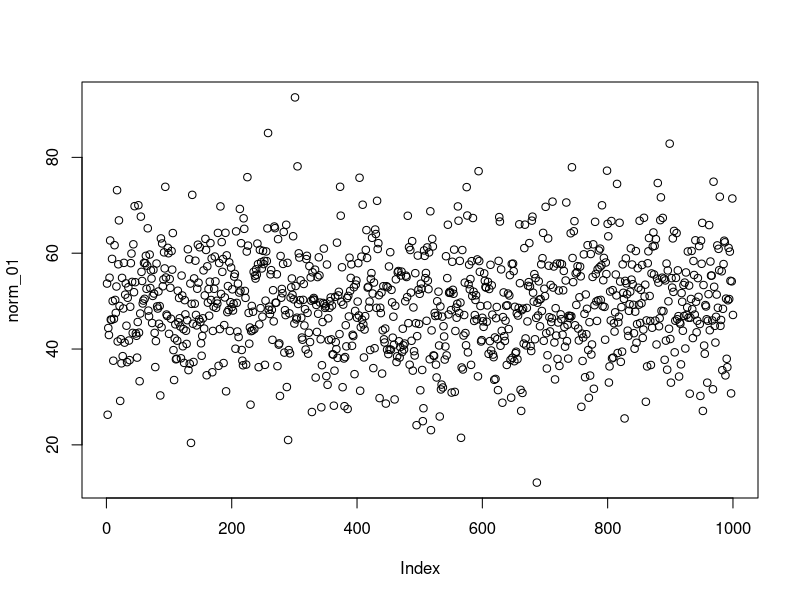
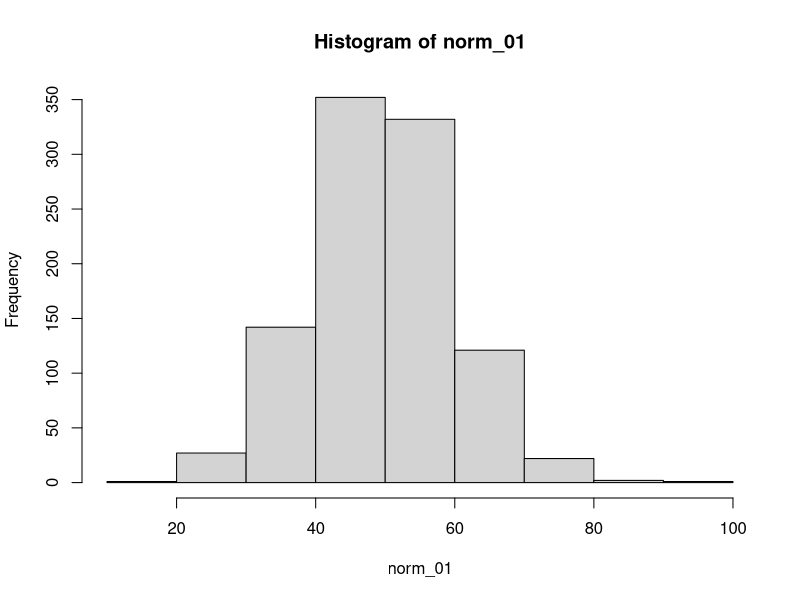
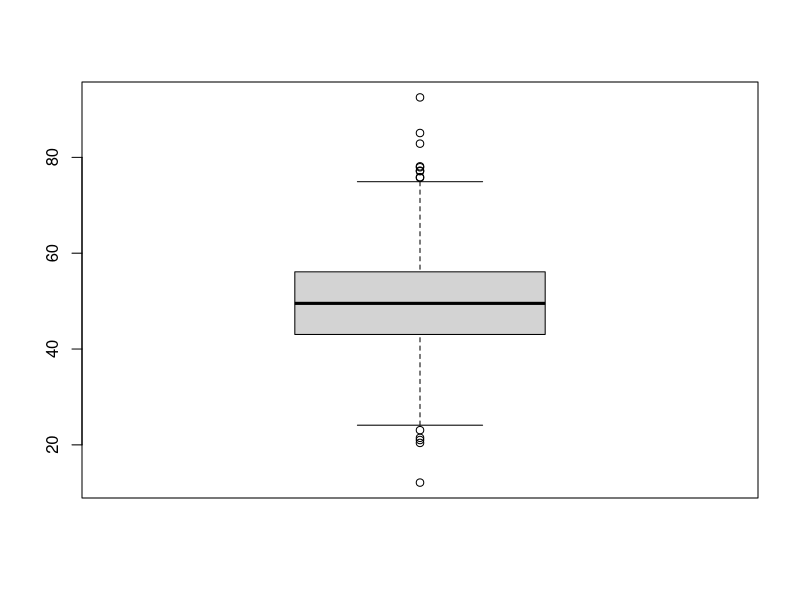
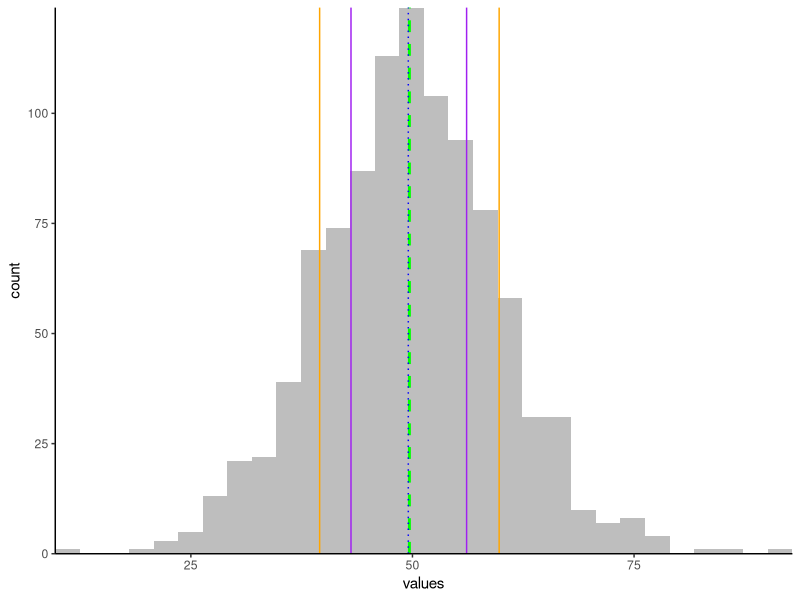
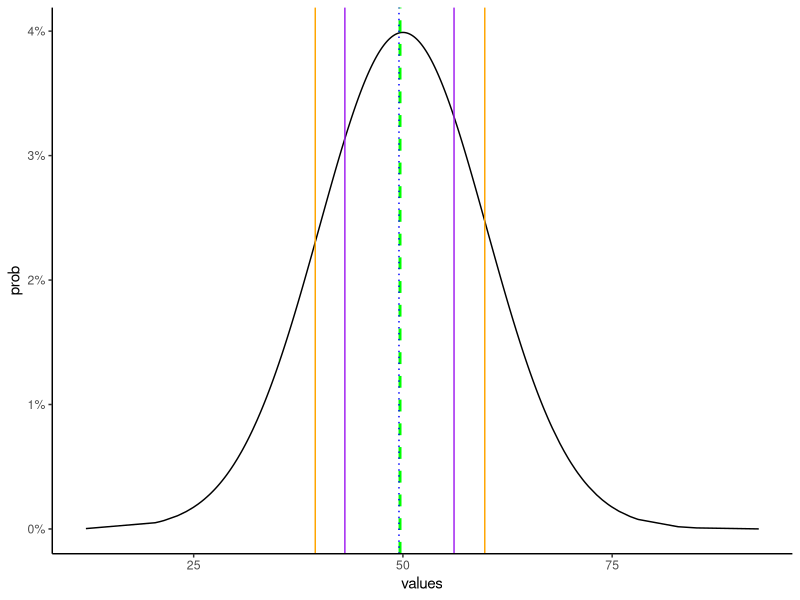
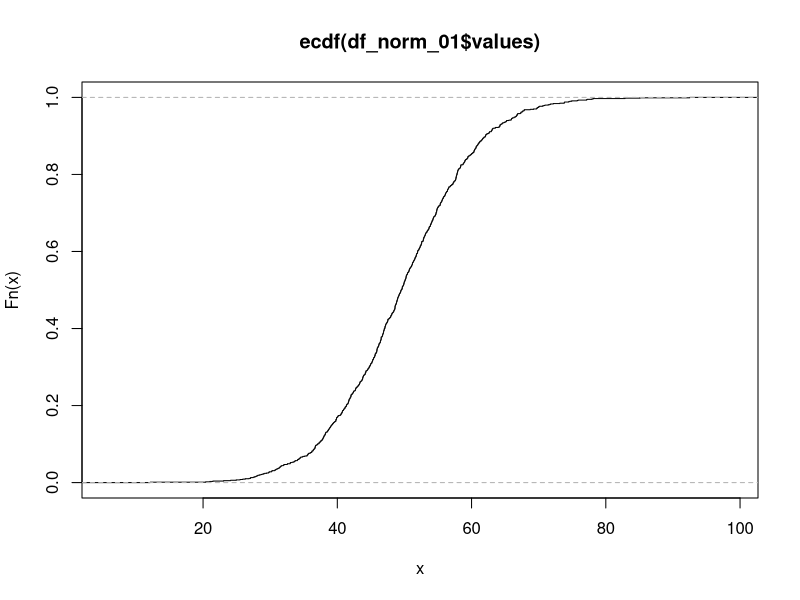
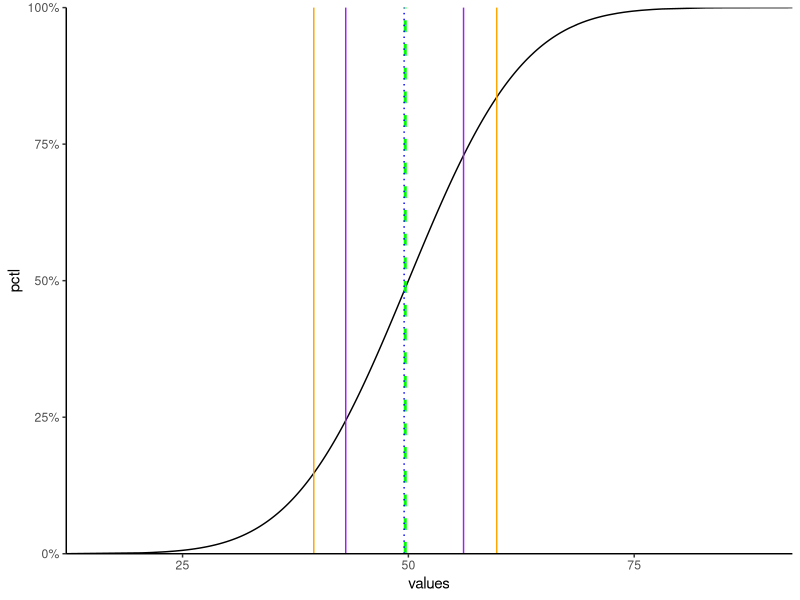
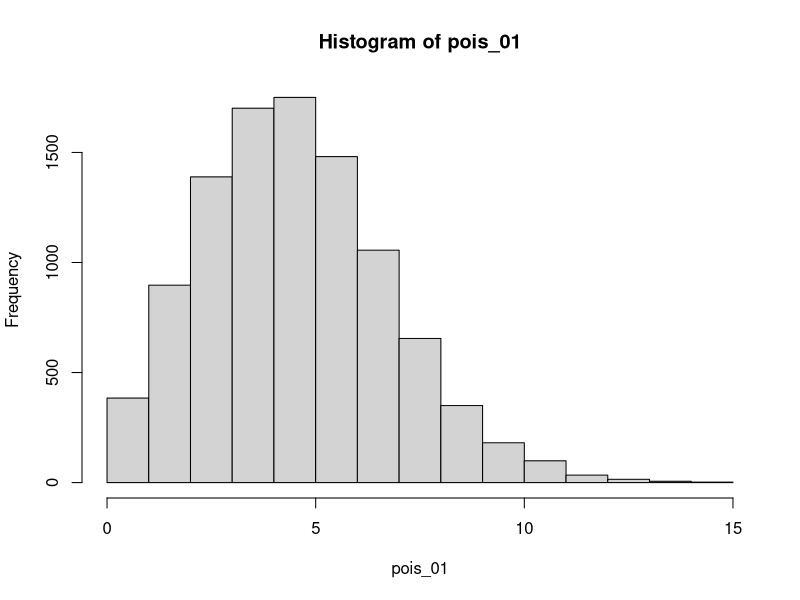

Generate these figures, in order, with R:
## ---- chunk 1
knitr::opts_chunk$set(echo=TRUE,
                      message=FALSE,
                      warning=FALSE)

library(tidyverse)
library(lubridate)
library(scales)

## limit use of scientific notation for readability
options(scipen = 99)

## ---- chunk 2

m <- 50
std <- 10
norm_01 <- rnorm(n=1000, mean=m, sd=std)
## ---- chunk 3

plot(norm_01)
hist(norm_01)
boxplot(norm_01)

## ---- chunk 4
df_norm_01 <- data.frame(values=norm_01)

summary(df_norm_01)
print(paste0('Std dev: ', sd(df_norm_01$values)))
## ---- chunk 5

ggplot(df_norm_01, aes(x=values))+geom_histogram(fill='grey')+
  geom_vline(xintercept = mean(df_norm_01$values), color='green', linetype='dashed', size=1)+
  geom_vline(xintercept = median(df_norm_01$values), color='blue', linetype='dotted')+
  geom_vline(xintercept=quantile(df_norm_01$values, 0.25), color='purple')+
  geom_vline(xintercept = quantile(df_norm_01$values, 0.75), color='purple')+
  geom_vline(xintercept=mean(df_norm_01$values)-sd(df_norm_01$values), color='orange')+
  geom_vline(xintercept=mean(df_norm_01$values)+sd(df_norm_01$values), color='orange')+
  scale_y_continuous(expand=c(0,0))+
  scale_x_continuous(expand=c(0,0))+
  theme_classic()
## ---- chunk 6
df_norm_01 <- df_norm_01 %>% mutate(
  prob=dnorm(values, mean=m, sd=std)
)

ggplot(df_norm_01, aes(x=values, y=prob))+geom_line()+
  geom_vline(xintercept = mean(df_norm_01$values), color='green', linetype='dashed', size=1)+
  geom_vline(xintercept = median(df_norm_01$values), color='blue', linetype='dotted')+
  geom_vline(xintercept=quantile(df_norm_01$values, 0.25), color='purple')+
  geom_vline(xintercept = quantile(df_norm_01$values, 0.75), color='purple')+
  geom_vline(xintercept=mean(df_norm_01$values)-sd(df_norm_01$values), color='orange')+
  geom_vline(xintercept=mean(df_norm_01$values)+sd(df_norm_01$values), color='orange')+
  scale_y_continuous(labels=percent)+
  theme_classic()

## ---- chunk 7
plot(ecdf(df_norm_01$values))
## ---- chunk 8
df_norm_01 <- df_norm_01 %>% mutate(
  pctl = pnorm(values, mean=m, sd=std)
)

ggplot(df_norm_01, aes(x=values, y=pctl))+geom_line()+
  geom_vline(xintercept = mean(df_norm_01$values), color='green', linetype='dashed', size=1)+
  geom_vline(xintercept = median(df_norm_01$values), color='blue', linetype='dotted')+
  geom_vline(xintercept=quantile(df_norm_01$values, 0.25), color='purple')+
  geom_vline(xintercept = quantile(df_norm_01$values, 0.75), color='purple')+
  geom_vline(xintercept=mean(df_norm_01$values)-sd(df_norm_01$values), color='orange')+
  geom_vline(xintercept=mean(df_norm_01$values)+sd(df_norm_01$values), color='orange')+
  scale_x_continuous(expand=c(0,0))+
  scale_y_continuous(labels=percent, expand=c(0,0), limits=c(0,1))+
  theme_classic()

## ---- chunk 9

x <- 40
dnorm(x=x, mean=m, sd=std)

## ---- chunk 10
x <- mean(df_norm_01$values)-sd(df_norm_01$values)
pnorm(q=x, mean=m, sd=std)

## ---- chunk 11
x <- x
y <- mean(df_norm_01$values)+sd(df_norm_01$values)
p_lower <- pnorm(q=x, mean=m, sd=std)
p_upper <- pnorm(q=y, mean=m, sd=std, lower.tail=FALSE)
pxy <- 1-(p_lower+p_upper)

## ---- chunk 12
## How far is x from mean, in std devs?
x
(x-m)/std

## ---- chunk 13
## How far is 95th percentile from mean, in std devs?
## 95th percentile
pct <- 0.95
pctle <- paste0(pct*100,'th percentile')
pctle
qtle <- qnorm(p=pct, mean=m, sd=std)
qtle
paste0(round((qtle-m)/std,2), ' std devs')

## 97.5th percentile
pct <- 0.975
pctle <- paste0(pct*100,'th percentile')
pctle
qtle <- qnorm(p=pct, mean=m, sd=std)
qtle
paste0(round((qtle-m)/std,2), ' std devs')

## 99th percentile
pct <- 0.99
pctle <- paste0(pct*100,'th percentile')
pctle
qtle <- qnorm(p=pct, mean=m, sd=std)
qtle
paste0(round((qtle-m)/std,2), ' std devs')
## ---- chunk 14
nn <- 10000
lmb <- 5
pois_01 <- rpois(n=nn, lambda=lmb)
hist(pois_01)
## ---- chunk 15
xx <- c(1:max(pois_01))
lmb <- 5
pois_02 <- dpois(x=xx, lambda=lmb)
plot(pois_02)
## ---- chunk 16
nn <- 1000
lmb <- 10
wpois <- rpois(n=nn, lambda = lmb)
hist(wpois)

xx <- c(1:20)
wpois <- dpois(x=xx, lambda = lmb)
plot(wpois)
## ---- chunk 17
w1 <- 3
lmb <- 10
wdpois <- dpois(x=w1, lambda=lmb)
print(paste0("3 visits: ", wdpois*100, " percent"))

wppois <- ppois(q=w1, lambda = lmb)
print(paste0(w1, " visits or less: ", wppois*100, " percent"))

w1 <- 12
wppois <- ppois(q=w1, lambda = lmb, lower.tail=FALSE)
print(paste0("More than ",w1, " visits: ", wppois*100, " percent"))

## ---- chunk 18
vpm <- 10
df_pois <- data.frame(visits=c(1:24))
#df_pois$prob <- dpois(x=df_pois$visits, lambda=10)
df_pois <- df_pois %>% mutate(
  prob=dpois(x=visits, lambda=vpm),
  cprob=ppois(q=visits, lambda=vpm)
)

plot(df_pois$prob)
plot(df_pois$cprob)

df_pois <- df_pois %>% mutate(
  visitsd=visits*60*24
)

ggplot(df_pois, aes(x=visitsd, y=prob))+geom_line()
## ---- chunk 19
nn <- 1000
df_pois_sim <- data.frame(vpms=rpois(n=nn, lambda=vpm))
df_pois_sim <- df_pois_sim %>% mutate(
  vpd=vpms*60*24
)
ggplot(df_pois_sim, aes(x=vpms))+geom_histogram(binwidth = 1)
## set bindwidth by calc
bw <- (max(df_pois_sim$vpd)-min(df_pois_sim$vpd))/15
## plot vpd
ggplot(df_pois_sim, aes(x=vpd))+geom_histogram(binwidth=bw)
## ---- chunk 20

## function to create gamma samples and density
fGammavardens <- function(num, sh, sc){
  shsc <- paste0('gamma','-',sh,':', sc)
  cat(paste0('shape=',sh,' rate=', sc))
  datagam <- rgamma(n=1000, shape=sh, scale=sc)
  plot.hist <- hist(datagam)
  #plot.hist <- ggplot(data.frame(datagam), aes(x=datagam))+geom_histogram()
  
  datagam <- round(datagam, 3)
  datagam <- unique(datagam)
  dengam <- dgamma(datagam, shape=sh, scale=sc)
  gam <- data.frame(datagam, dengam, ksc=shsc)
  plot.dense <- plot(data=gam, dengam~datagam)
  #plot.dense <- ggplot(gam, aes(x=datagam, y=dengam))+geom_line()+theme_classic()
  
  list(plot.hist, plot.dense)
  return(gam)
}

gam_all <- data.frame()

gamsample <- fGammavardens(1000, 1, 0.5)
gam_all <- bind_rows(gam_all, gamsample)

gamsample <- fGammavardens(1000, 1, 1)
gam_all <- bind_rows(gam_all, gamsample)

gamsample <- fGammavardens(1000, 1, 2)
gam_all <- bind_rows(gam_all, gamsample)

gamsample <- fGammavardens(1000, 2, 0.5)
gam_all <- bind_rows(gam_all, gamsample)

gamsample <- fGammavardens(1000, 2, 2)
gam_all <- bind_rows(gam_all, gamsample)

gamsample <- fGammavardens(1000, 3, 0.5)
gam_all <- bind_rows(gam_all, gamsample)

gamsample <- fGammavardens(1000, 3, 1)
gam_all <- bind_rows(gam_all, gamsample)

gamsample <- fGammavardens(1000, 5, 1)
gam_all <- bind_rows(gam_all, gamsample)


gam_all <- gam_all %>% distinct(datagam, .keep_all = TRUE)
ggplot(gam_all, aes(x=datagam, y=dengam, color=ksc))+
  geom_line()

## ---- chunk 21
reps <- 5000
nexps <- 1 ## 1=full exponential; 2 highly right skewed; 20 almost normal
rate <- 0.1
set.seed(2019)
x1 <- replicate(n=reps, sum(rexp(n=nexps, rate=rate)))
## ---- chunk 22
ggplot(data.frame(x1), aes(x=x1))+
  geom_histogram(aes(y=..density..))+theme_classic()

ggplot(data.frame(x1), aes(x=x1))+
  geom_density()+theme_classic()

## ---- chunk 23
ggplot(data.frame(x1), aes(x=x1))+
  geom_histogram(aes(y=..density..))+
  stat_function(fun=function(x)dgamma(x, shape=nexps, scale=1/rate), color='red', size=1)+
  theme_classic()
## ---- chunk 24
num_sample <- 1000
sh1 <- 0.25
sh2 <- 4
ggplot(data.frame(rb=rbeta(n=num_sample, shape1=sh1, shape2 = sh2)), aes(x=rb))+geom_histogram(aes(y=..density..))+
  geom_density(color='yellow', size=1)
## ---- chunk 25
num_sample <- 1000
sh1 <- 0.25
sh2 <- 1
ggplot(data.frame(rb=rbeta(n=num_sample, shape1=sh1, shape2 = sh2)), aes(x=rb))+geom_histogram(aes(y=..density..))+
  geom_density()
## ---- chunk 26
num_sample <- 1000
sh1 <- 0.5
sh2 <- 1
ggplot(data.frame(rb=rbeta(n=num_sample, shape1=sh1, shape2 = sh2)), aes(x=rb))+geom_histogram(aes(y=..density..))+
  geom_density()
## ---- chunk 27
num_sample <- 1000
sh1 <- 0.5
sh2 <- 5
ggplot(data.frame(rb=rbeta(n=num_sample, shape1=sh1, shape2 = sh2)), aes(x=rb))+geom_histogram(aes(y=..density..))+
  geom_density()
## ---- chunk 28
num_sample <- 1000
sh1 <- 1
sh2 <- 1
ggplot(data.frame(rb=rbeta(n=num_sample, shape1=sh1, shape2 = sh2)), aes(x=rb))+geom_histogram(aes(y=..density..))+
  geom_density()
## ---- chunk 29
num_sample <- 1000
sh1 <- 1
sh2 <- 2
ggplot(data.frame(rb=rbeta(n=num_sample, shape1=sh1, shape2 = sh2)), aes(x=rb))+geom_histogram(aes(y=..density..))+
  geom_density()
## ---- chunk 30
num_sample <- 1000
sh1 <- 2
sh2 <- 1
ggplot(data.frame(rb=rbeta(n=num_sample, shape1=sh1, shape2 = sh2)), aes(x=rb))+geom_histogram(aes(y=..density..))+
  geom_density()
## ---- chunk 31
num_sample <- 1000
sh1 <- 5
sh2 <- 5
ggplot(data.frame(rb=rbeta(n=num_sample, shape1=sh1, shape2 = sh2)), aes(x=rb))+geom_histogram(aes(y=..density..))+
  geom_density()
## ---- chunk 32
num_sample <- 50000

# a test
convert <- 20
notconvert <- 100
acr <- convert/sum(convert, notconvert)

a <- rbeta(n=num_sample, shape1=convert, shape2=notconvert)
ad <- density(a)
#plot(ad)

# b test
convert <- 38
notconvert <- 110
bcr <- convert/sum(convert, notconvert)
b <- rbeta(n=num_sample, shape1=convert, shape2=notconvert)
bd <- density(b)
#plot(bd)

abd <- data.frame(ax=ad$x,
                  ay=ad$y,
                  bx=bd$x,
                  by=bd$y)

ggplot(abd)+geom_line(aes(x=ax, y=ay), color='blue')+
  geom_line(aes(x=bx, y=by), color='red')+
  scale_x_continuous(limits=c(0,1))+
  theme_classic()

## alternate approach to organizing data for display (tidy)
ad <- data.frame(test='a',
                  x=ad$x,
                  y=ad$y
                  )
bd <- data.frame(test='b',
                 x=bd$x,
                 y=bd$y)
abd <- bind_rows(ad, bd)

ggplot(abd, aes(x=x, y=y, color=test))+geom_line()+
  geom_vline(xintercept=acr, linetype='dashed')+
  geom_vline(xintercept=bcr, linetype='dashed')+
  scale_x_continuous(limits=c(0,1))+
  theme_classic()
